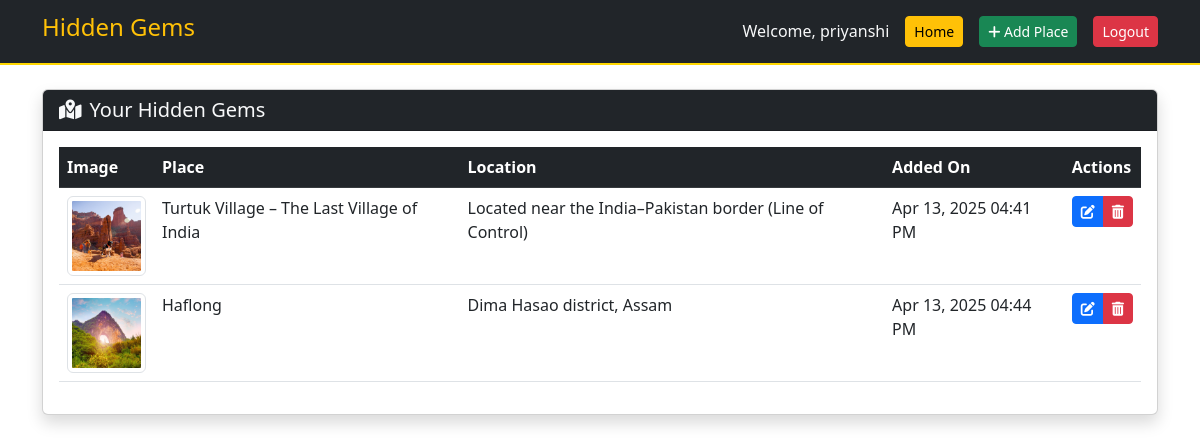
The app's page /dashboard (signed in), older data.
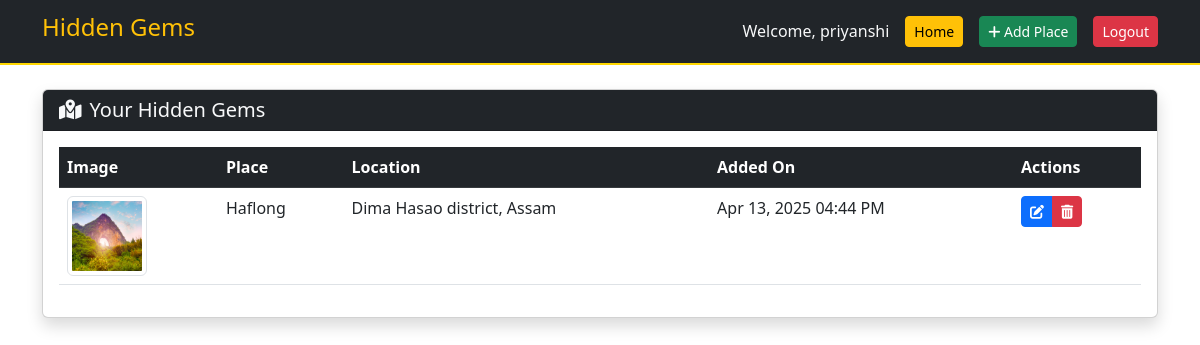
The same page, newer data.
### app.py (models this page shows)
class Place(db.Model):
    id = db.Column(db.Integer, primary_key=True)
    name = db.Column(db.String(100), nullable=False)
    location = db.Column(db.String(100), nullable=False)
    description = db.Column(db.Text, nullable=False)
    image = db.Column(db.String(100), nullable=False)
    best_time = db.Column(db.String(50))
    timestamp = db.Column(db.DateTime, default=datetime.utcnow)
    user_id = db.Column(db.Integer, db.ForeignKey('user.id'), nullable=False)

### app.py (the view)
@app.route('/dashboard')
def dashboard():
    if not session.get('logged_in'):
        return redirect(url_for('login'))
    if session['is_admin']:
        places = Place.query.all()
    else:
        places = Place.query.filter_by(user_id=session['user_id']).all()
    return render_template("dashboard.html",
                         places=places,
                         is_admin=session.get('is_admin', False))

### app.py (called while the page is built)
@app.template_filter('datetimeformat')
def datetimeformat(value, format='%b %d, %Y %I:%M %p'):
    return value.strftime(format)

@app.before_request
def check_admin_access():
    if request.path.startswith('/admin') and not request.endpoint == 'admin_login':
        if not session.get('is_admin'):
            flash("Admin access required", "danger")
            return redirect(url_for('login'))

### templates/dashboard.html (shortened to what this page needs)
<!DOCTYPE html>
<html lang="en">
<head>
    <link rel="stylesheet" href="{{ url_for('static', filename='css/style.css') }}">
    <link href="https://cdn.jsdelivr.net/npm/bootstrap@5.3.0/dist/css/bootstrap.min.css" rel="stylesheet">
    <link rel="stylesheet" href="https://cdnjs.cloudflare.com/ajax/libs/font-awesome/6.4.0/css/all.min.css">
</head>
<body class="dashboard-body">
    <nav class="navbar navbar-expand-lg navbar-dark bg-dark">
        <div class="container">
            <a class="navbar-brand" href="{{ url_for('home') }}">
                <h4 class="text-warning">Hidden Gems</h4>
            </a>
            <div class="d-flex align-items-center gap-3">
                <span class="text-light">Welcome, {{ session['username'] }}</span>
                <a href="{{ url_for('home') }}" class="btn btn-sm btn-warning">Home</a>
                <a href="{{ url_for('add_place') }}" class="btn btn-sm btn-success">
                    <i class="fas fa-plus"></i> Add Place
                </a>
                <a href="{{ url_for('logout') }}" class="btn btn-sm btn-danger">Logout</a>
            </div>
        </div>
    </nav>
    <div class="container py-4">
        <div class="card shadow mb-4">
            <div class="card-header bg-dark text-light">
                <h5 class="mb-0"><i class="fas fa-map-marked-alt me-2"></i>Your Hidden Gems</h5>
            </div>
            <div class="card-body">
                {% if places %}
                <div class="table-responsive">
                    <table class="table table-hover">
                        <thead class="table-dark">
                            <tr>
                                <th>Image</th>
                                <th>Place</th>
                                <th>Location</th>
                                <th>Added On</th>
                                <th>Actions</th>
                            </tr>
                        </thead>
                        <tbody>
                            {% for place in places %}
                            <tr>
                                <td>
                                    <img src="{{ url_for('static', filename='uploads/' + place.image) }}"
                                         class="img-thumbnail"
                                         style="width: 80px; height: 80px; object-fit: cover;">
                                </td>
                                <td>{{ place.name }}</td>
                                <td>{{ place.location }}</td>
                                <td>{{ place.timestamp|datetimeformat }}</td>
                                <td>
                                    <div class="btn-group btn-group-sm">
                                        <a href="{{ url_for('edit_place', place_id=place.id) }}"
                                           class="btn btn-primary {% if not (session['is_admin'] or place.user_id == session['user_id']) %}disabled{% endif %}"
                                           >
                                            <i class="fas fa-edit"></i>
                                        </a>
                                        <button class="btn btn-danger delete-btn"
                                                data-place-id="{{ place.id }}"
                                                >
                                            <i class="fas fa-trash-alt"></i>
                                        </button>
                                    </div>
                                </td>
                            </tr>
                            {% endfor %}
                        </tbody>
                    </table>
                </div>
                {% endif %}
            </div>
        </div>
    </div>
</body>
</html>

### static/style.css (style rules this page uses)
:root { --dark-bg: #1a1a1a; --accent-yellow: #FFD700; --warm-white: #fdfdfd; }
body { background-color: var(--dark-bg); color: var(--warm-white); overflow-x: hidden; }
.navbar { background: rgba(26, 26, 26, 0.95) !important; border-bottom: 2px solid var(--accent-yellow); }
body { background-color: #000 important!; }

Row changes from the older to the newer data that the page shows:
removed Place: image (picture), name "Turtuk Village – The Last Village of India", location "Located near the India–Pakistan border (Line of Control)", timestamp "Apr 13, 2025 04:41 PM"
